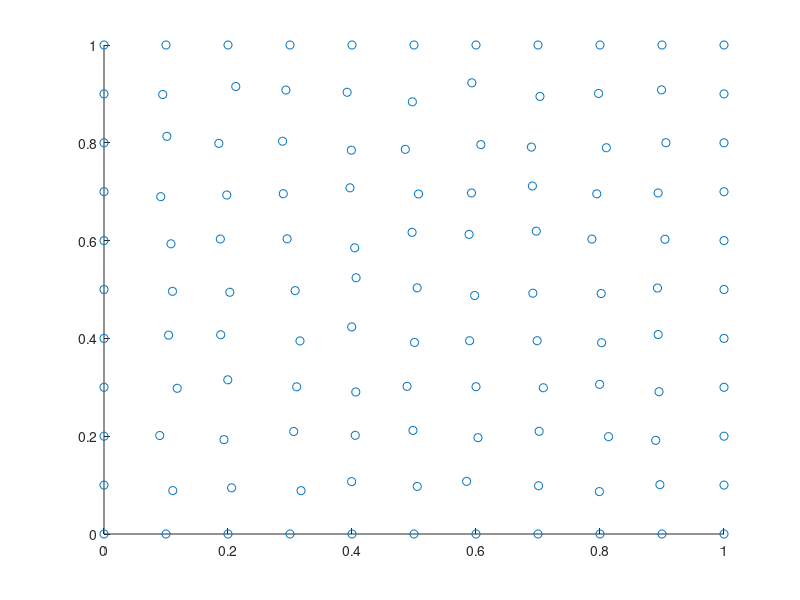

MATLAB code to generate this figure:
% Rectangular Voronoi Mesh Generator
% Corbin Foucart
% ------------------------------------------------------------------------
% For a rectangular region [a,b]x[c,d]

clear all; close all; clc;

% ------------------------------- Input ------------------------------- %
% input data for each dimension
a = 0;
b = 1;

c = 0;
d = 1;

filename = 'voronoi_pertgrid_data_10pts'
N_side_pts1 = 11;
N_side_pts2 = round((d-c)/(b-a)*N_side_pts1);

% Box Spacing
h1 = abs(b-a)/N_side_pts1;
h2 = abs(d-c)/N_side_pts2;

% Rectangular Grid Generation
side_pts1 = linspace(a,b,N_side_pts1)'* ones(1,N_side_pts2);
side_pts2 = [linspace(c,d,N_side_pts2)'*ones(1,N_side_pts1)]';

points= [];
for i = 1:N_side_pts1
    for j = 1:N_side_pts2
        points = [points; [side_pts1(i,j), side_pts2(i,j)]];
    end
end

% Perturbation
% We define how many standard deviations from the mean is the box size in

% we only want to perturb points not on the boundary.
% find those points
Bnd = and(and(points(:,1) ~= a, points(:,1) ~= b), ...
    and(points(:,2) ~= c, points(:,2) ~= d));

% the appropraite dimension
nStdDev = 10;
xPert = normrnd(0, h1/nStdDev, length(points(:,1)), 1).*Bnd;
yPert = normrnd(0, h2/nStdDev, length(points(:,1)), 1).*Bnd;

points = [points(:,1) + xPert, points(:,2) + yPert];

% remove points that are outside the boundary
in_pts = ~or(or(points(:,1) < a, points(:,1) > b),...
    or(points(:,2) < c, points(:,2) > d ));
points = points(find(in_pts),:);


% Visualize plot
scatter(points(:,1), points(:,2), 'ko')


%{
% ----------------------- Delaunay Triangulation ------------------------%

tri = delaunay(points);
dtri = delaunayTriangulation(points);
dtri_points = dtri.Points;              % row is vertex num
conn_list = dtri.ConnectivityList;      % row is triangle num
CC = circumcenter(dtri);                % row is triangle num

% ------------------------- Property Tracking  --------------------------%

% Create sparse neighbor matrix to relate each vertex number to the
% vertices of its neighbors. 
% rows: vertex number, columns: neighbor vertex numbers, 1 if true
neighbor_mat = vg2d_neigh_mat_creation(dtri_points, conn_list);

% Create edge matrix 
% rows: edge number (arbitrarily), columns: 2 vertex numbers of the edge
edge_matrix = vg2d_edge_mat_creation(neighbor_mat);

% Create matrix giving two adjacent triangles from an edge
% row is the edge num, columns are triangle numbers
adj_triangles = vg2d_adj_triangles_list_creation(edge_matrix, conn_list);
 
% ------------------------- Voronoi Diagram -----------------------------%
% Point here is to connect lines

% vertex_vlines: sparse matrix to relate vertex number (row) to voronoi line (column)
% v_lines: row is voronoi line columns are points, 5th column will be length.
% [x1, y1, x2, y2]

[v_lines, vertex_vlines] = vg2d_voronoi_lines_creation(edge_matrix,...
    dtri_points, CC, adj_triangles);

% ------------------------ Voronoi Geometric Data --------------------- %

% Mark which points are boundary points, append to dtri_points
dtri_points = vg2d_boundary_checker(a,b,c,d, dtri_points);

% Get lengths of voronoi segments, append to v_lines
vdistances = zeros(length(v_lines(:,1)),1);
for i = 1:length(v_lines(:,1))
    vdistances(i) = sqrt((v_lines(i,3)-v_lines(i,1))^2 ...
        + (v_lines(i,4)-v_lines(i,2))^2);
end
% 5th column distance of the voronoi lines
v_lines = [v_lines, vdistances]; 

% Calculate unit normal vectors for each voronoi line

% important to note that edge number is also voronoi line number. 
% 3rd column of edge matrix contains length of edge
edge_matrix = [edge_matrix, vdistances];


% Areas, barycenters of voronoi boxes
% Row is voronoi vertx num, column is area/ [x,y] of barycenter.
 [voronoi_areas, vertex_barycenters] = ...
    vg2d_area_barycenter_calc(vertex_vlines, v_lines, dtri_points);

% ---------------------- Plotting, Visualization ----------------------- %
figure()
hold all
scatter(points(:,1), points(:,2), 'ko')
scatter(CC(:,1), CC(:,2), 'k.')
% get handle to scattergroup object
h = get(gca,'children');
% change size of markers 
set(h, 'sizedata', 50)
for i = 1:length(v_lines)
    plot(line([v_lines(i,1), v_lines(i,3)], [v_lines(i,2), v_lines(i,4)], ... 
       'color', 'r', 'LineWidth', 4))
end
axis([a b c d])
axis square
triplot(dtri, 'color', [0.5 0.5 0.5], 'LineWidth', 0.5, 'LineStyle', '--')

figure()
voronoi(dtri)

% Save Meshing to file to be used by solving programs later
 save(filename);
%}

